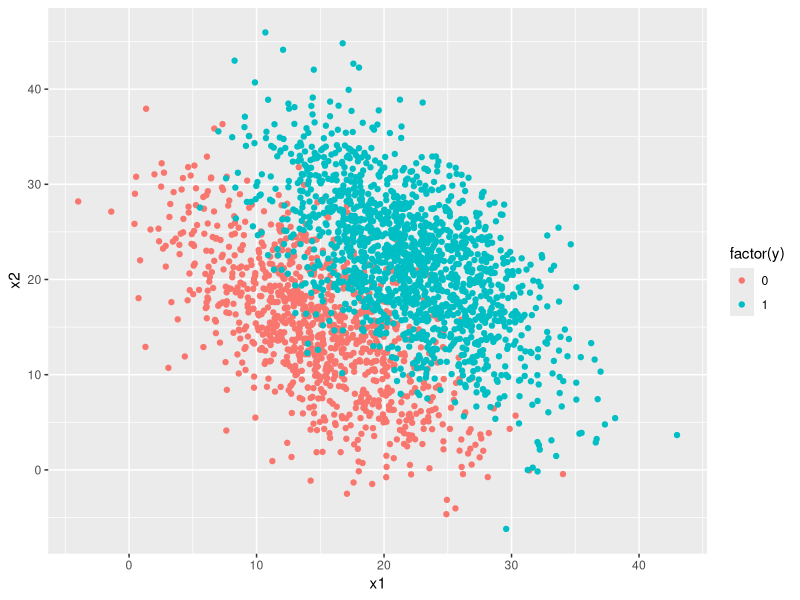
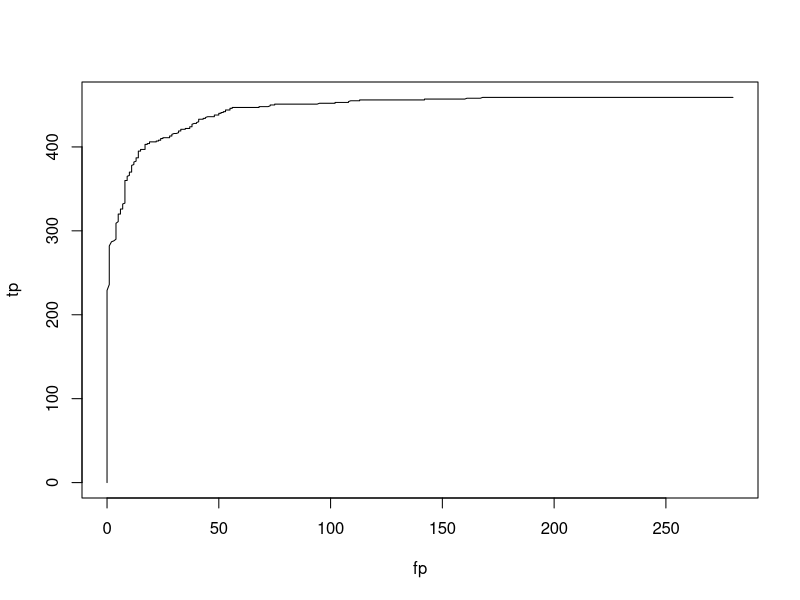

R code for these plots, in order:
# Logistic Regression

library(ggplot2)
library(MASS)


# set parameters for simulated data
mu1 <- c(15, 15)
mu2 <- c(22, 22)
sigma <- matrix(c(5, -2, -2, 7), nrow = 2, ncol = 2)
sigma <- sigma %*% t(sigma)


# simulate random normal data in two batches; x1 = 0, x2 = 1
n1 <- 1000
set.seed(123)
x1 <- mvrnorm(n1, mu1, sigma)
d1 <- cbind(x1, 0)

n2 <- 1500
set.seed(1234)
x2 <- mvrnorm(n2, mu2, sigma)
d2 <- cbind(x2, 1)

# combine simulated data into single dataframe
col_names <- c("x1", "x2", "y")
df <- as.data.frame(rbind(d1, d2))
colnames(df) <- col_names


# seperate data into training and testing data
set.seed(123)
train_index <- sample(row.names(df), 0.7 * nrow(df))
train_data <- df[train_index, ]
test_index <- setdiff(row.names(df), train_index)
test_data <- df[test_index, ]


# visualize the dataset for funsies
ggplot(df, aes(x1, x2)) +
    geom_point(aes(colour = factor(y), lwd = 3))


# create a logistic regression model of the data; pull out coefficients
model <- glm(formula = y ~ x1 + x2, family = binomial, data = train_data)
summary(model)
beta <- as.matrix(model$coefficients)


# Predict and classify test data with cutoff = 0.5
alpha <- 0.8
phat <- predict(model, test_data, type = "response")
head(phat)

TP <- sum((test_data$y == 1) & (phat >= alpha))
FN <- sum((test_data$y == 0) & (phat < alpha))
FP <- sum((test_data$y == 0) & (phat >= alpha)) # type 2 error
TN <- sum((test_data$y == 1) & (phat < alpha)) # type 1 error

confusion_matrix <- matrix(c(FN, TN, FP, TP), nrow = 2, ncol = 2)
confusion_matrix
correct_classification_rate <- (FN + TP) / (nrow(test_data))
correct_classification_rate
type_1_error_rate <- TN / (TN + TP)
type_1_error_rate
type_2_error_rate <- FP / (FP + FN)
type_2_error_rate


# Creation of ROC curve (Receiver Operating Characteristics)
# curve of TP against FP as function of alpha value f(alpha) = [FP, TP]
num_intervals <- 1000
delta <- 1 / num_intervals
alpha_range <- seq(0, 1, delta)
alpha_range

tp <- tn <- fn <- fp <- rep(0, length(alpha_range))

for (alpha in alpha_range) {
    tp[alpha * 1000] <- sum((test_data$y == 1) & (phat >= alpha))
    fn[alpha * 1000] <- sum((test_data$y == 0) & (phat < alpha))
    fp[alpha * 1000] <- sum((test_data$y == 0) & (phat >= alpha)) # type 2 error
    tn[alpha * 1000] <- sum((test_data$y == 1) & (phat < alpha)) # type 1 error
}
tp
fn
correct_classification_rate <- (fn + tp) / (nrow(test_data))
correct_classification_rate
type_1_error_rate <- tn / (tn + tp)
type_1_error_rate
type_2_error_rate <- fp / (fp + fn)
type_2_error_rate

plot(fp, tp, type = 'l')

# area under the ROC curve [0, 1] serves as a diagnostic measure of the model's effectiveness
AUC <- sum(tp) / sum(tp + fp)
AUC

# null deviance is another diagnostic measure [0, +infinity)
# larger value indicates better evidence for rejecting the null hypothesis